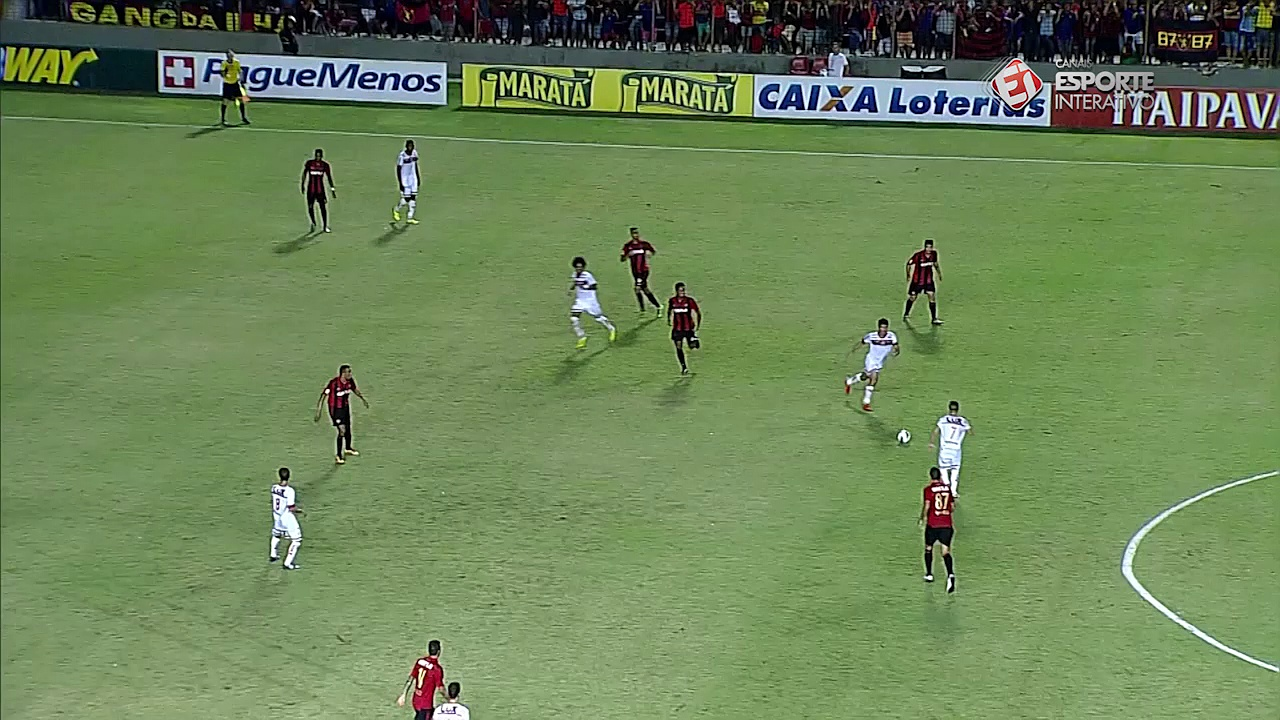
#> input picture futebol.jpg, 1280 x 720 px, given in place of the camera
$ python camera.py   (Python 2 division)
#> lines starting #> are read from the running program, lines starting #| are printed output that depends on the picture
import cv2
import numpy as np

def getthresholdedimg(hsv):
	threshImg = cv2.inRange(hsv,np.array((cv2.getTrackbarPos('Hue_Low','Trackbars'),cv2.getTrackbarPos('Saturation_Low','Trackbars'),cv2.getTrackbarPos('Value_Low','Trackbars'))),np.array((cv2.getTrackbarPos('Hue_High','Trackbars'),cv2.getTrackbarPos('Saturation_High','Trackbars'),cv2.getTrackbarPos('Value_High','Trackbars'))))
	return threshImg

def getTrackValue(value):
	return value
c = cv2.VideoCapture(0)
width,height = c.get(3),c.get(4)
print "frame width and height : ", width, height

cv2.namedWindow('Output')
cv2.namedWindow('Trackbars', cv2.WINDOW_NORMAL)
cv2.createTrackbar('Hue_Low','Trackbars',0,255, getTrackValue)
cv2.createTrackbar('Saturation_Low','Trackbars',0,255, getTrackValue)
cv2.createTrackbar('Value_Low','Trackbars',0,255, getTrackValue)

cv2.createTrackbar('Hue_High','Trackbars',0,255, getTrackValue)
cv2.createTrackbar('Saturation_High','Trackbars',0,255, getTrackValue)
cv2.createTrackbar('Value_High','Trackbars',0,255, getTrackValue)
cv2.createTrackbar('Caliberate','Trackbars',0,1, getTrackValue)

while(1):
	_,f = c.read()
#> f is the input picture: shape (720, 1280, 3); mean B, G, R 87.6, 132.3, 108.3
	f = cv2.flip(f,1)
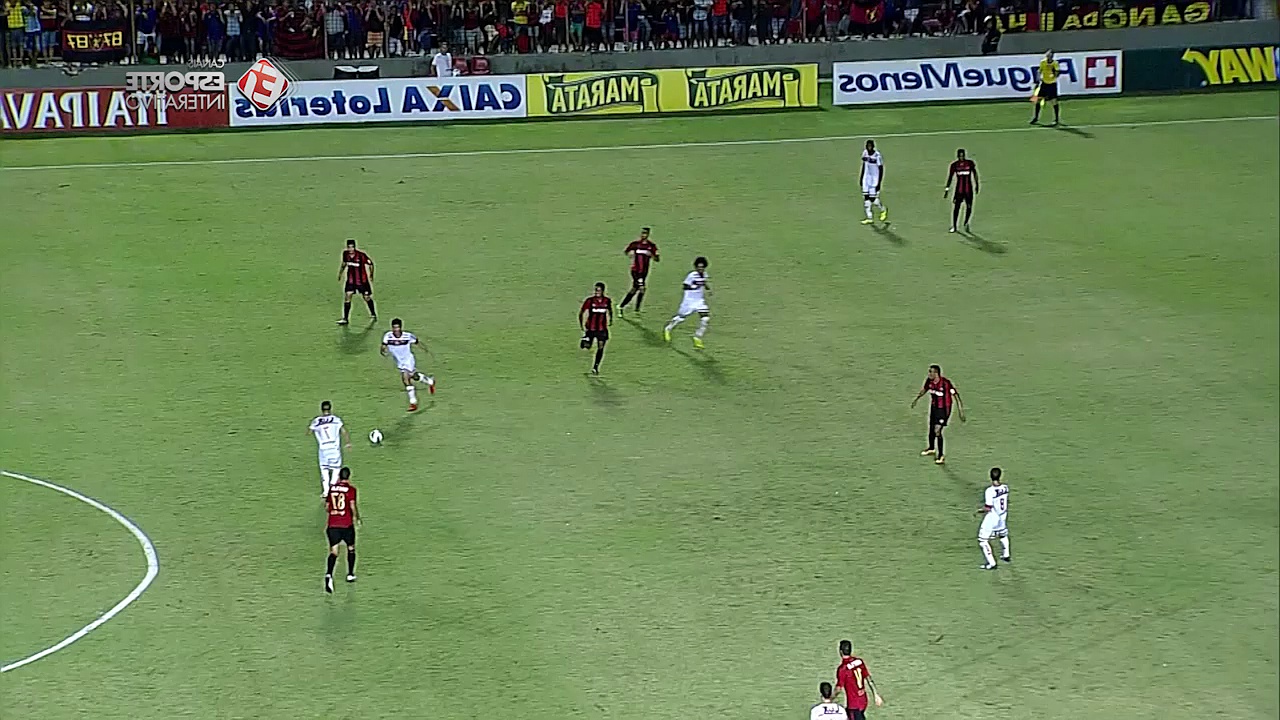
#> f: shape (720, 1280, 3); mean B, G, R 87.6, 132.3, 108.3
	blur = cv2.medianBlur(f,5)
	hsv = cv2.cvtColor(f,cv2.COLOR_BGR2HSV)
#> hsv: shape (720, 1280, 3); mean H, S, V 53.9, 100.9, 134.6
	thrImg = getthresholdedimg(hsv)
#> in getthresholdedimg, `threshImg = cv2.inRange(hsv,np.array((cv2.getTrackbarPos('Hue_Low','Tr..`:
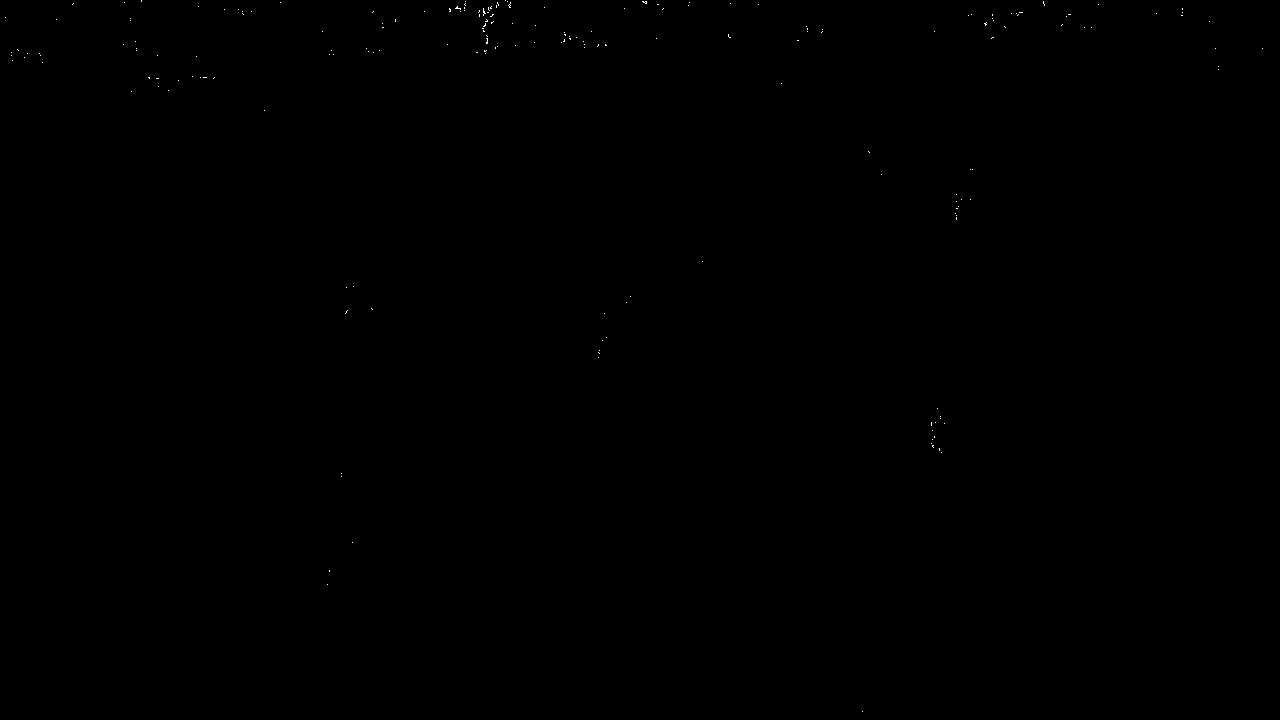
#> threshImg: shape (720, 1280); 0.04% white in thin lines or dots
	erode = cv2.erode(thrImg,None,iterations = 3)
#> erode: shape (720, 1280); every value is 0
	dilate = cv2.dilate(erode,None,iterations = 10)

	contours,hierarchy = cv2.findContours(dilate,cv2.RETR_LIST,cv2.CHAIN_APPROX_SIMPLE)
#> contours = []

	for cnt in contours:
		x,y,w,h = cv2.boundingRect(cnt)
		cx,cy = x+w/2, y+h/2
#> this loop made 0 passes

#> (the run stopped early here; a loop or call above may not have finished)
